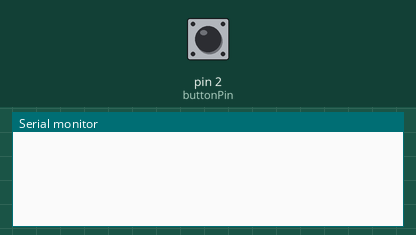
Recording of a sketch running on a simulated Arduino Uno, built with avr-gcc and run on an emulated ATmega328P. Parts: the last lines printed to the serial monitor. The inputs (shaded band) are chosen by the test bench; at power-on: pin 2 (buttonPin) LOW.

Above: at 1.2 s.
1.3 s: pin 2 (buttonPin) pulled HIGH for 0.15 s
At 2.6 s:
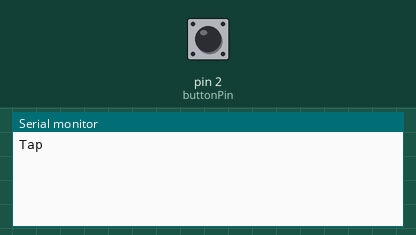
2.9 s: pin 2 (buttonPin) pulled HIGH for 1 s
At 4.2 s:
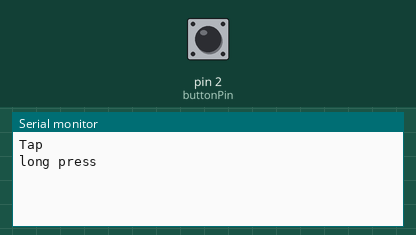
5.4 s: pin 2 (buttonPin) pulled HIGH for 1 s
At 7.3 s:
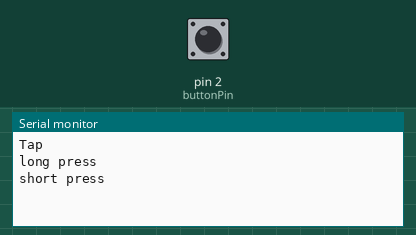

The sketch:

ButtonPressLength.ino
```cpp
// the input pin:
const int buttonPin = 2;

// the length of the presses in ms:
const int longPress = 1000;
const int shortPress = 250;
// variable for how long the user actually presses:
long pressTime = 0;

// previous state of the button:
int lastButtonState = LOW;

void setup() {
  // initialize serial and I/O pin:
  Serial.begin(9600);
  pinMode(buttonPin, INPUT);
}

void loop() {
  /*
   look for the button to change state, and when it does, note the press time in the pressTime variable.
   When the button is released (goes from HIGH to LOW), calculate how long it was pressed, and print it
  */

  // read the button:
  int buttonState = digitalRead(buttonPin);

  // if the button has changed:
  if (buttonState != lastButtonState) {
    // if the button is pressed, start a timer
    if (buttonState == HIGH) {
      pressTime = millis();
    }
    // if it's released, stop the timer
    if (buttonState == LOW) {
      long holdTime = millis() - pressTime;
      // take action for long press, short press, or tap:
      if (holdTime > longPress) {
        Serial.println("long press");
      } else if (holdTime > shortPress) {
        Serial.println("short press");
      } else {
        Serial.println("Tap");
      }
    }
  }
  // save button state for next time:
  lastButtonState = buttonState;
}
```

Measured:
- after the input at 1.3 s, the serial monitor: prints a new line after 0.15 s (image 1)
- after the input at 2.9 s, the serial monitor: prints a new line after 1.0 s (image 2)
- after the input at 5.4 s, the serial monitor: prints a new line after 1.0 s (image 3)
